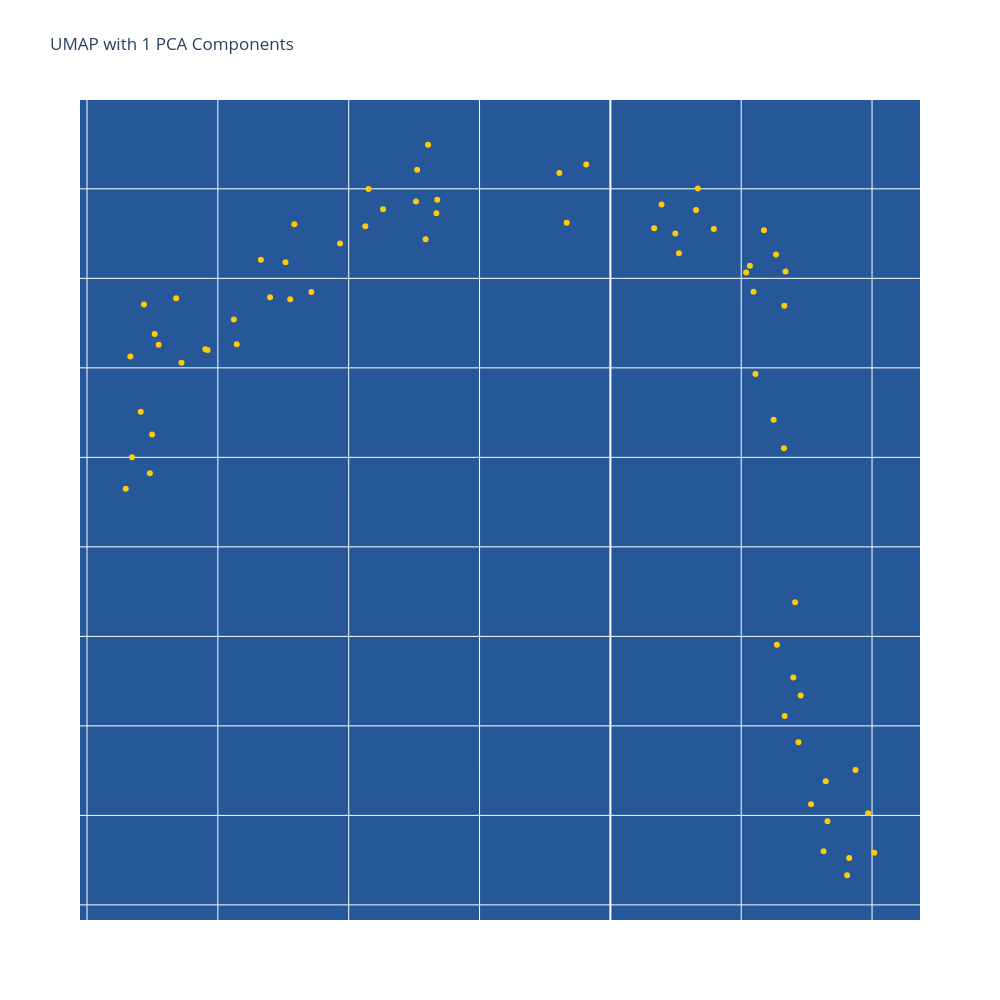
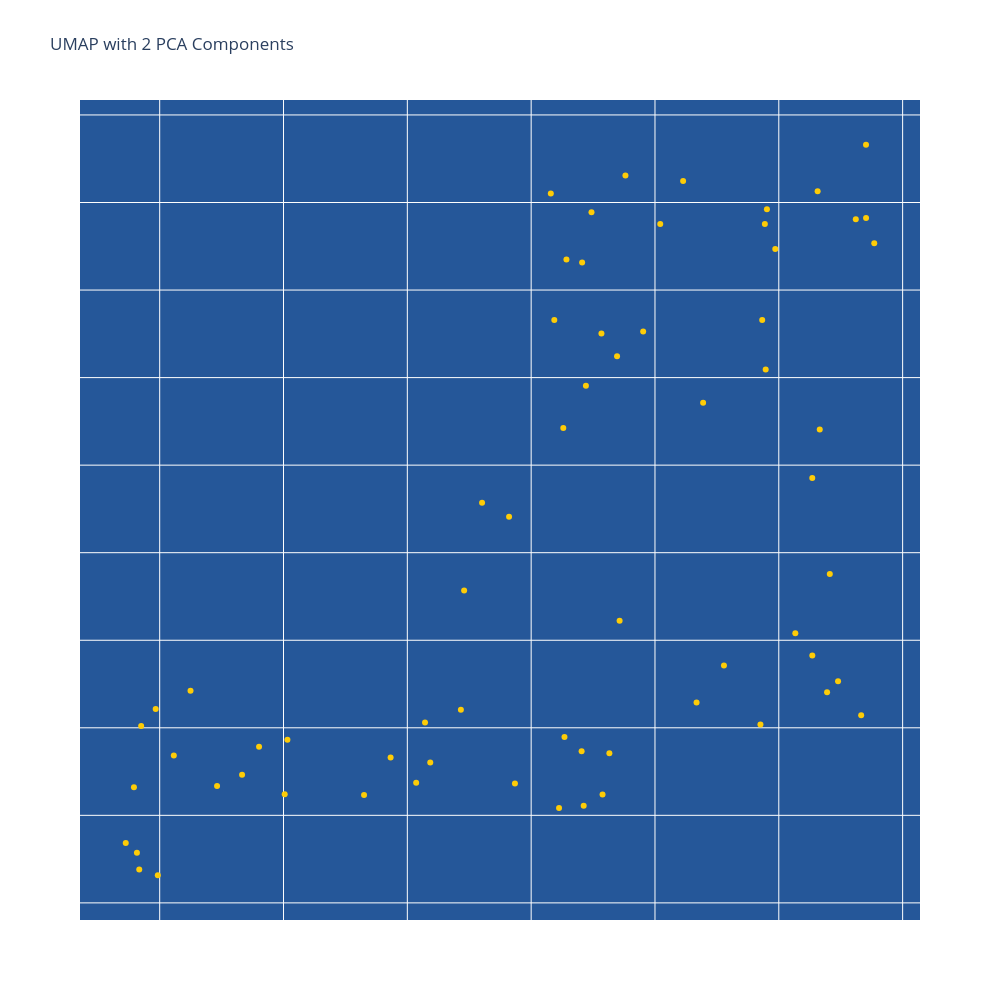
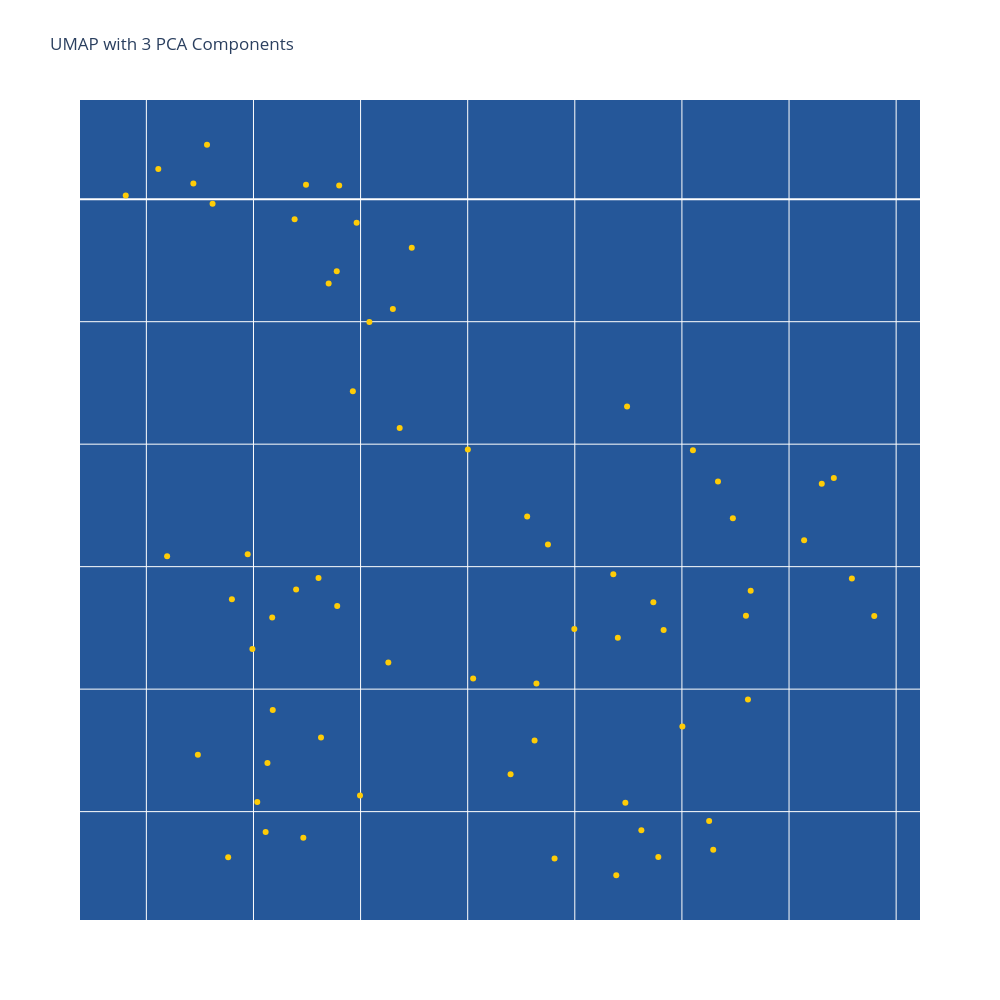
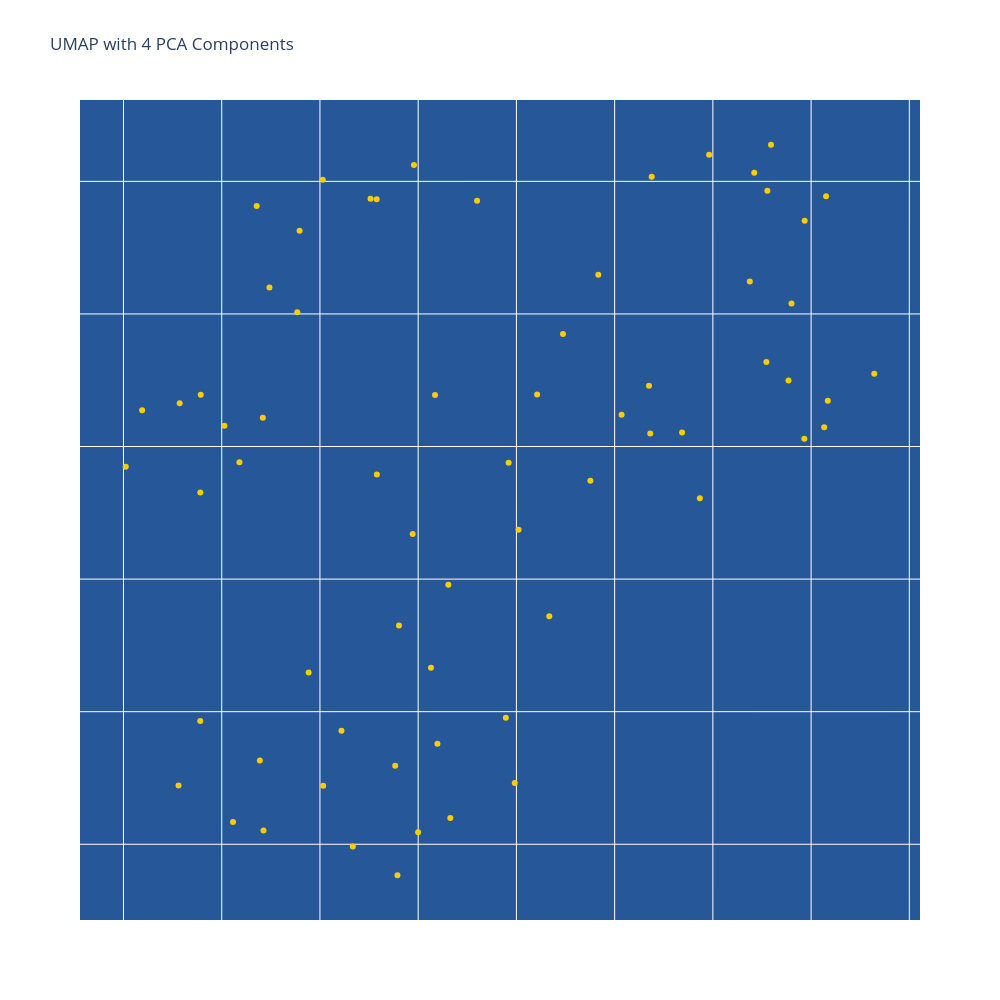

Write notebook code for charts like these, in order.
### Markdown cell above
# UMAP iteration with different number of components

### Code cell
# Run UMAPs by iterating through different number of PCA components
pca_result = PCA().fit_transform(feature_matrix)

for num_components in config['pca_components_to_try']:
    pca_reduced_features = pca_result[:, :num_components]
    umap_result = UMAP(random_state=123).fit_transform(pca_reduced_features)
    umap_df_pca = pd.DataFrame(umap_result, columns=["V1", "V2"])
    umap_df_pca['Faculty_Full_Name'] = raw_data['Faculty_Full_Name']
    umap_df_pca = umap_df_pca.merge(top_mesh_terms_df, on='Faculty_Full_Name', how='left')
    fig = px.scatter(umap_df_pca, x="V1", y="V2", title=f"UMAP with {num_components} PCA Components",
                     hover_name="Faculty_Full_Name",
                     hover_data={"V1": False, "V2": False,
                                 'Top_Mesh_Terms': True},
                     width=1000, height=1000, color_discrete_sequence=['#fecc07'])
    fig_show(fig)

### Figure 1 — Plotly figure (JSON) as saved in the notebook; plotly's stock layout.template omitted (floating-point values rounded to 4 significant figures; data arrays with more than 128 entries replaced by an {"elided": "..."} marker saying what was removed)
{"data": [{"customdata": {"elided": "66 rows, 286 str values in total"}, "hovertemplate": "<b>%{hovertext}</b><br><br>Top_Mesh_Terms=%{customdata[0]}<extra></extra>", "hovertext": ["Acharya, Munjal Mahendra", "Calof, Anne L", "Chen, Lulu Y", "Diaz Alonso, Javier", "Ewell, Laura Ann", "Gall, Christine M", "Hunt, Robert Francis", "Igarashi, Kei", "Lyon, David Christian", "Piomelli, Daniele", "Reinkensmeyer, David J", "Steward, Oswald", "Watanabe Kuwata, Momoko", "Xu, Xiangmin", "Buisson, Remi", "Dai, Xing", "Donovan, Peter J", "Jang, Cholsoon", "Kaiser, Peter", "Kessenbrock, Kai", "Li, Wei", "Liu, Haoping", "Marazzi, Ivan", "Masri, Selma", "Ng, Stanley Wai Kwong", "Qiao, Feng", "Sandmeyer, Suzanne B", "Seldin, Marcus Michael", "Steele, Robert E", "Yokomori, Kyoko", "Baker, Nicholas Edward", "Barbour, Alan G", "Borrelli, Emilia", "Burke, Thomas P", "Byun, Minji", "Goldin, Alan L", "Hertel, Klemens J", "James, Anthony A", "Koyuncu, Orkide", "Marsden, Matthew D", "Mcclelland, Michael", "Semler, Bert L", "Shi, Yongsheng", "Tan, Ming", "Abbott, Geoffrey Winston", "Beier, Kevin T", "Cahalan, Michael", "Davies, David Huw", "Eguchi, Asuka", "Felgner, Philip", "Hicks, Michael Ryan", "Holmes, Todd C", "Huang, Lan", "Jin, Rongsheng", "Jusiak, Barbara", "Kiser, Philip", "Lawson, Devon A", "Marangoni, Francesco", "Othy, Shivashankar", "Pathak, Medha", "Skowronska-Krawczyk, Dorota", "Tombola, Francesco", "Villalta, Sergio Armando", "Wagar, Lisa", "Yu, Alvin", "Monuki, Edwin"], "legendgroup": "", "marker": {"color": "#fecc07", "symbol": "circle"}, "mode": "markers", "name": "", "orientation": "v", "showlegend": false, "type": "scatter", "x": [-7.337, 4.034, 2.659, -7.408, -7.179, -7.039, -7.005, -7.313, -4.832, -5.711, -2.787, -6.191, -0.3701, -3.475, 2.546, 3.259, -4.57, 0.669, 2.218, 3.292, 1.337, 0.993, 3.65, 2.797, -2.824, 2.663, 2.678, 2.824, 3.319, -2.954, 2.075, 2.133, -4.894, 2.188, 3.939, 2.532, -2.646, 3.619, -6.966, -4.967, 2.909, -5.202, 2.495, 2.874, 1.31, -6.905, -6.638, -2.66, 2.348, -0.6679, -2.972, -6.556, 1.048, 1.582, 3.747, 0.7824, -3.697, 2.653, -5.343, -7.13, -0.7801, -6.157, 3.067, -4.132, -3.746, -5.756], "xaxis": "x", "y": [9.564, 6.792, 9.847, 8.824, 9.255, 8.912, 9.127, 9.001, 10.3, 9.632, 10.75, 9.604, 10.64, 10.39, 7.954, 6.8, 9.924, 10.28, 9.465, 7.19, 10.5, 10.25, 6.762, 7.77, 10.22, 7.556, 10.04, 8.19, 6.967, 10.61, 10.03, 10.07, 9.883, 9.926, 7.011, 10.13, 10.44, 6.666, 9.689, 10.09, 7.67, 9.894, 9.211, 7.409, 10.38, 9.629, 9.889, 10.36, 10.27, 10.31, 10.43, 9.529, 10.14, 10.28, 7.254, 10.41, 10.5, 9.051, 10.1, 9.854, 10.59, 9.599, 7.062, 10.19, 10.29, 9.77], "yaxis": "y"}], "layout": {"height": 1000, "legend": {"tracegroupgap": 0}, "plot_bgcolor": "#255799", "title": {"text": "UMAP with 1 PCA Components"}, "width": 1000, "xaxis": {"anchor": "y", "domain": [0, 1], "showticklabels": false, "title": {"text": ""}}, "yaxis": {"anchor": "x", "domain": [0, 1], "showticklabels": false, "title": {"text": ""}}}}

### Figure 2 — Plotly figure (JSON) as saved in the notebook; plotly's stock layout.template omitted (floating-point values rounded to 4 significant figures; data arrays with more than 128 entries replaced by an {"elided": "..."} marker saying what was removed)
{"data": [{"customdata": {"elided": "66 rows, 286 str values in total"}, "hovertemplate": "<b>%{hovertext}</b><br><br>Top_Mesh_Terms=%{customdata[0]}<extra></extra>", "hovertext": ["Acharya, Munjal Mahendra", "Calof, Anne L", "Chen, Lulu Y", "Diaz Alonso, Javier", "Ewell, Laura Ann", "Gall, Christine M", "Hunt, Robert Francis", "Igarashi, Kei", "Lyon, David Christian", "Piomelli, Daniele", "Reinkensmeyer, David J", "Steward, Oswald", "Watanabe Kuwata, Momoko", "Xu, Xiangmin", "Buisson, Remi", "Dai, Xing", "Donovan, Peter J", "Jang, Cholsoon", "Kaiser, Peter", "Kessenbrock, Kai", "Li, Wei", "Liu, Haoping", "Marazzi, Ivan", "Masri, Selma", "Ng, Stanley Wai Kwong", "Qiao, Feng", "Sandmeyer, Suzanne B", "Seldin, Marcus Michael", "Steele, Robert E", "Yokomori, Kyoko", "Baker, Nicholas Edward", "Barbour, Alan G", "Borrelli, Emilia", "Burke, Thomas P", "Byun, Minji", "Goldin, Alan L", "Hertel, Klemens J", "James, Anthony A", "Koyuncu, Orkide", "Marsden, Matthew D", "Mcclelland, Michael", "Semler, Bert L", "Shi, Yongsheng", "Tan, Ming", "Abbott, Geoffrey Winston", "Beier, Kevin T", "Cahalan, Michael", "Davies, David Huw", "Eguchi, Asuka", "Felgner, Philip", "Hicks, Michael Ryan", "Holmes, Todd C", "Huang, Lan", "Jin, Rongsheng", "Jusiak, Barbara", "Kiser, Philip", "Lawson, Devon A", "Marangoni, Francesco", "Othy, Shivashankar", "Pathak, Medha", "Skowronska-Krawczyk, Dorota", "Tombola, Francesco", "Villalta, Sergio Armando", "Wagar, Lisa", "Yu, Alvin", "Monuki, Edwin"], "legendgroup": "", "marker": {"color": "#fecc07", "symbol": "circle"}, "mode": "markers", "name": "", "orientation": "v", "showlegend": false, "type": "scatter", "x": [0.8503, 6.665, 1.249, 0.8161, 0.792, 0.835, 0.9846, 0.7259, 3.459, 2.031, 3.822, 1.665, 5.227, 2.01, 5.866, 6.133, 6.704, 4.694, 5.904, 6.331, 4.442, 4.568, 6.412, 5.894, 4.487, 6.771, 4.632, 5.389, 5.852, 6.705, 4.576, 3.869, 3.185, 4.407, 6.478, 4.424, 6.314, 6.27, 1.463, 3.604, 5.336, 2.865, 4.714, 5.557, 4.225, 1.114, 1.802, 4.412, 4.269, 4.187, 6.622, 0.9677, 5.042, 4.904, 6.39, 4.259, 4.285, 5.971, 3.143, 2.65, 5.887, 4.159, 6.27, 4.761, 3.432, 3.071], "xaxis": "x", "y": [6.011, 6.071, 6.211, 5.286, 5.66, 5.191, 5.158, 5.342, 6.784, 5.932, 7.205, 5.731, 9.123, 5.62, 8.329, 6.54, 9.33, 8.122, 8.961, 7.704, 7.954, 8.252, 6.878, 8.046, 8.944, 8.767, 5.855, 7.857, 6.018, 8.912, 5.619, 5.682, 5.802, 5.867, 6.267, 5.555, 9.064, 6.412, 5.668, 7.285, 6.144, 5.83, 6.611, 6.355, 5.542, 5.842, 5.892, 8.658, 5.948, 8.329, 8.905, 6.107, 8.877, 8.263, 6.203, 7.712, 8.675, 8.734, 6.03, 5.616, 8.877, 9.052, 7.427, 9.155, 6.102, 5.686], "yaxis": "y"}], "layout": {"height": 1000, "legend": {"tracegroupgap": 0}, "plot_bgcolor": "#255799", "title": {"text": "UMAP with 2 PCA Components"}, "width": 1000, "xaxis": {"anchor": "y", "domain": [0, 1], "showticklabels": false, "title": {"text": ""}}, "yaxis": {"anchor": "x", "domain": [0, 1], "showticklabels": false, "title": {"text": ""}}}}

### Figure 3 — Plotly figure (JSON) as saved in the notebook; plotly's stock layout.template omitted (floating-point values rounded to 4 significant figures; data arrays with more than 128 entries replaced by an {"elided": "..."} marker saying what was removed)
{"data": [{"customdata": {"elided": "66 rows, 286 str values in total"}, "hovertemplate": "<b>%{hovertext}</b><br><br>Top_Mesh_Terms=%{customdata[0]}<extra></extra>", "hovertext": ["Acharya, Munjal Mahendra", "Calof, Anne L", "Chen, Lulu Y", "Diaz Alonso, Javier", "Ewell, Laura Ann", "Gall, Christine M", "Hunt, Robert Francis", "Igarashi, Kei", "Lyon, David Christian", "Piomelli, Daniele", "Reinkensmeyer, David J", "Steward, Oswald", "Watanabe Kuwata, Momoko", "Xu, Xiangmin", "Buisson, Remi", "Dai, Xing", "Donovan, Peter J", "Jang, Cholsoon", "Kaiser, Peter", "Kessenbrock, Kai", "Li, Wei", "Liu, Haoping", "Marazzi, Ivan", "Masri, Selma", "Ng, Stanley Wai Kwong", "Qiao, Feng", "Sandmeyer, Suzanne B", "Seldin, Marcus Michael", "Steele, Robert E", "Yokomori, Kyoko", "Baker, Nicholas Edward", "Barbour, Alan G", "Borrelli, Emilia", "Burke, Thomas P", "Byun, Minji", "Goldin, Alan L", "Hertel, Klemens J", "James, Anthony A", "Koyuncu, Orkide", "Marsden, Matthew D", "Mcclelland, Michael", "Semler, Bert L", "Shi, Yongsheng", "Tan, Ming", "Abbott, Geoffrey Winston", "Beier, Kevin T", "Cahalan, Michael", "Davies, David Huw", "Eguchi, Asuka", "Felgner, Philip", "Hicks, Michael Ryan", "Holmes, Todd C", "Huang, Lan", "Jin, Rongsheng", "Jusiak, Barbara", "Kiser, Philip", "Lawson, Devon A", "Marangoni, Francesco", "Othy, Shivashankar", "Pathak, Medha", "Skowronska-Krawczyk, Dorota", "Tombola, Francesco", "Villalta, Sergio Armando", "Wagar, Lisa", "Yu, Alvin", "Monuki, Edwin"], "legendgroup": "", "marker": {"color": "#fecc07", "symbol": "circle"}, "mode": "markers", "name": "", "orientation": "v", "showlegend": false, "type": "scatter", "x": [1.745, 1.557, 1.9, 0.9037, 1.309, 1.056, 1.283, 1.219, 2.7, 2.041, 2.875, 1.889, 4.07, 2.151, 3.627, 1.565, 3.236, 3.201, 3.194, 4.398, 3.18, 2.821, 1.997, 3.502, 3.415, 3.39, 1.891, 3.821, 1.24, 4.209, 1.699, 1.097, 2.182, 1.587, 1.733, 1.495, 3.646, 1.518, 2.239, 2.778, 1.59, 1.964, 2.13, 1.815, 1.473, 1.981, 1.851, 3.367, 1.804, 2.998, 4.153, 1.692, 2.905, 2.812, 1.382, 2.525, 3.738, 3.808, 2.501, 3.244, 3.311, 3.668, 4.293, 3.799, 1.399, 3.551], "xaxis": "x", "y": [0.1178, -5.167, 0.1122, 0.03023, -0.03727, 0.2457, 0.4446, 0.1287, -4.694, -1.002, -2.82, -0.5872, -2.783, -0.8959, -5.077, -4.604, -4.927, -3.581, -5.519, -3.402, -3.063, -3.953, -4.868, -4.304, -3.518, -5.371, -3.322, -3.197, -4.535, -2.277, -3.186, -2.915, -1.868, -3.416, -5.214, -3.672, -5.31, -4.922, -0.3966, -2.591, -4.17, -1.568, -3.783, -4.394, -2.898, -0.1921, -0.688, -3.291, -3.092, -3.509, -2.322, -0.163, -5.382, -4.419, -5.372, -3.914, -2.604, -4.084, -2.043, -1.692, -5.153, -2.305, -3.098, -3.4, -3.267, -2.05], "yaxis": "y"}], "layout": {"height": 1000, "legend": {"tracegroupgap": 0}, "plot_bgcolor": "#255799", "title": {"text": "UMAP with 3 PCA Components"}, "width": 1000, "xaxis": {"anchor": "y", "domain": [0, 1], "showticklabels": false, "title": {"text": ""}}, "yaxis": {"anchor": "x", "domain": [0, 1], "showticklabels": false, "title": {"text": ""}}}}

### Figure 4 — Plotly figure (JSON) as saved in the notebook; plotly's stock layout.template omitted (floating-point values rounded to 4 significant figures; data arrays with more than 128 entries replaced by an {"elided": "..."} marker saying what was removed)
{"data": [{"customdata": {"elided": "66 rows, 286 str values in total"}, "hovertemplate": "<b>%{hovertext}</b><br><br>Top_Mesh_Terms=%{customdata[0]}<extra></extra>", "hovertext": ["Acharya, Munjal Mahendra", "Calof, Anne L", "Chen, Lulu Y", "Diaz Alonso, Javier", "Ewell, Laura Ann", "Gall, Christine M", "Hunt, Robert Francis", "Igarashi, Kei", "Lyon, David Christian", "Piomelli, Daniele", "Reinkensmeyer, David J", "Steward, Oswald", "Watanabe Kuwata, Momoko", "Xu, Xiangmin", "Buisson, Remi", "Dai, Xing", "Donovan, Peter J", "Jang, Cholsoon", "Kaiser, Peter", "Kessenbrock, Kai", "Li, Wei", "Liu, Haoping", "Marazzi, Ivan", "Masri, Selma", "Ng, Stanley Wai Kwong", "Qiao, Feng", "Sandmeyer, Suzanne B", "Seldin, Marcus Michael", "Steele, Robert E", "Yokomori, Kyoko", "Baker, Nicholas Edward", "Barbour, Alan G", "Borrelli, Emilia", "Burke, Thomas P", "Byun, Minji", "Goldin, Alan L", "Hertel, Klemens J", "James, Anthony A", "Koyuncu, Orkide", "Marsden, Matthew D", "Mcclelland, Michael", "Semler, Bert L", "Shi, Yongsheng", "Tan, Ming", "Abbott, Geoffrey Winston", "Beier, Kevin T", "Cahalan, Michael", "Davies, David Huw", "Eguchi, Asuka", "Felgner, Philip", "Hicks, Michael Ryan", "Holmes, Todd C", "Huang, Lan", "Jin, Rongsheng", "Jusiak, Barbara", "Kiser, Philip", "Lawson, Devon A", "Marangoni, Francesco", "Othy, Shivashankar", "Pathak, Medha", "Skowronska-Krawczyk, Dorota", "Tombola, Francesco", "Villalta, Sergio Armando", "Wagar, Lisa", "Yu, Alvin", "Monuki, Edwin"], "legendgroup": "", "marker": {"color": "#fecc07", "symbol": "circle"}, "mode": "markers", "name": "", "orientation": "v", "showlegend": false, "type": "scatter", "x": [1.194, 1.789, 0.8909, 0.7802, 1.667, 1.058, 1.213, 1.895, 1.972, 1.442, 2.46, 1.61, 3.885, 2.098, 3.711, 1.178, 3.189, 3.175, 3.796, 4.321, 3.035, 2.737, 2.3, 3.688, 2.511, 3.481, 0.8933, 3.772, 1.396, 4.067, 0.7861, 0.8912, 1.902, 0.5949, 1.978, 1.014, 4.076, 1.514, 2.163, 2.154, 1.385, 2.065, 1.79, 1.243, 1.09, 1.516, 1.883, 3.181, 1.209, 2.606, 3.966, 2.0, 3.777, 2.917, 1.757, 2.086, 3.434, 3.9, 2.877, 2.492, 3.967, 2.446, 4.085, 3.343, 0.5115, 2.667], "xaxis": "x", "y": [-7.368, -3.135, -7.071, -7.557, -8.016, -7.832, -7.896, -8.234, -5.659, -6.704, -5.121, -7.145, -4.502, -7.241, -2.935, -3.186, -2.965, -4.541, -2.724, -4.45, -4.761, -4.151, -3.147, -3.756, -5.627, -2.799, -4.609, -4.363, -3.372, -4.854, -4.674, -5.346, -6.35, -4.727, -2.877, -4.843, -3.112, -2.989, -7.802, -6.042, -3.988, -6.669, -5.211, -3.8, -5.118, -7.558, -7.408, -4.901, -4.782, -4.608, -4.942, -7.91, -3.07, -3.704, -3.13, -4.611, -5.391, -3.921, -5.259, -7.539, -3.297, -7.047, -4.655, -4.894, -5.152, -6.28], "yaxis": "y"}], "layout": {"height": 1000, "legend": {"tracegroupgap": 0}, "plot_bgcolor": "#255799", "title": {"text": "UMAP with 4 PCA Components"}, "width": 1000, "xaxis": {"anchor": "y", "domain": [0, 1], "showticklabels": false, "title": {"text": ""}}, "yaxis": {"anchor": "x", "domain": [0, 1], "showticklabels": false, "title": {"text": ""}}}}
